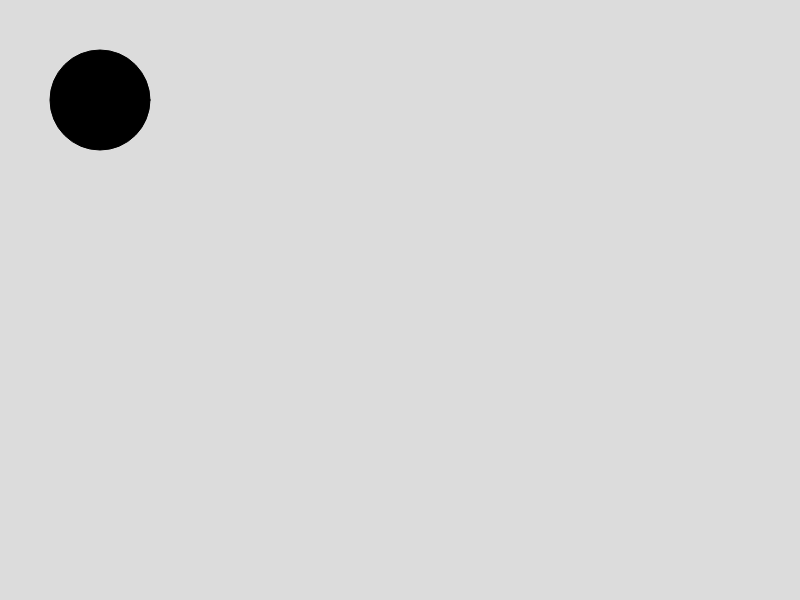
Frame 1 (no input)
Frame 60 (no input): identical to frame 1, image omitted
Frame 120 (the mouse pressed at the canvas centre since frame 60): identical to frame 1, image omitted

The p5.js sketch that drew this single still picture (run headless with seeded random() and noise() and a simulated clock; from frame 60 on, the mouse is pressed at the canvas centre):

// p5.js sketch
// ── sketch.js
function setup() {
    createCanvas(800, 600);
}

function draw() {
    background(220);
    fill(0);
    ellipse(100, 100 , 100, 100);
    //make the circle black

}
